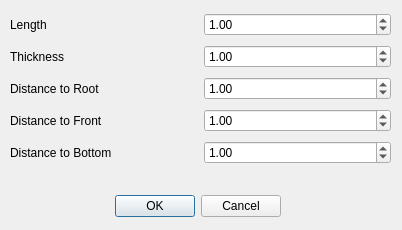
<?xml version="1.0" encoding="UTF-8"?>
<ui version="4.0">
 <class>AirfoilDialog</class>
 <widget class="QDialog" name="AirfoilDialog">
  <property name="geometry">
   <rect>
    <x>0</x>
    <y>0</y>
    <width>402</width>
    <height>230</height>
   </rect>
  </property>
  <property name="sizePolicy">
   <sizepolicy hsizetype="Fixed" vsizetype="Fixed">
    <horstretch>0</horstretch>
    <verstretch>0</verstretch>
   </sizepolicy>
  </property>
  <property name="windowTitle">
   <string>Dialog</string>
  </property>
  <widget class="QDialogButtonBox" name="buttonBox">
   <property name="geometry">
    <rect>
     <x>100</x>
     <y>190</y>
     <width>181</width>
     <height>32</height>
    </rect>
   </property>
   <property name="orientation">
    <enum>Qt::Horizontal</enum>
   </property>
   <property name="standardButtons">
    <set>QDialogButtonBox::Cancel|QDialogButtonBox::Ok</set>
   </property>
  </widget>
  <widget class="QWidget" name="formLayoutWidget">
   <property name="geometry">
    <rect>
     <x>10</x>
     <y>10</y>
     <width>381</width>
     <height>161</height>
    </rect>
   </property>
   <layout class="QGridLayout" name="gridLayout">
    <item row="0" column="0">
     <widget class="QLabel" name="label">
      <property name="text">
       <string>Length</string>
      </property>
      <property name="buddy">
       <cstring>spin_length</cstring>
      </property>
     </widget>
    </item>
    <item row="1" column="0">
     <widget class="QLabel" name="label_2">
      <property name="text">
       <string>Thickness</string>
      </property>
      <property name="buddy">
       <cstring>spin_thickness</cstring>
      </property>
     </widget>
    </item>
    <item row="2" column="0">
     <widget class="QLabel" name="label_4">
      <property name="text">
       <string>Distance to Root</string>
      </property>
      <property name="buddy">
       <cstring>spin_z</cstring>
      </property>
     </widget>
    </item>
    <item row="3" column="0">
     <widget class="QLabel" name="label_5">
      <property name="text">
       <string>Distance to Front</string>
      </property>
      <property name="buddy">
       <cstring>spin_x</cstring>
      </property>
     </widget>
    </item>
    <item row="0" column="1">
     <widget class="QDoubleSpinBox" name="spin_length">
      <property name="decimals">
       <number>2</number>
      </property>
      <property name="value">
       <double>1.000000000000000</double>
      </property>
     </widget>
    </item>
    <item row="1" column="1">
     <widget class="QDoubleSpinBox" name="spin_thickness">
      <property name="decimals">
       <number>2</number>
      </property>
      <property name="value">
       <double>1.000000000000000</double>
      </property>
     </widget>
    </item>
    <item row="2" column="1">
     <widget class="QDoubleSpinBox" name="spin_z">
      <property name="decimals">
       <number>2</number>
      </property>
      <property name="value">
       <double>1.000000000000000</double>
      </property>
     </widget>
    </item>
    <item row="3" column="1">
     <widget class="QDoubleSpinBox" name="spin_x">
      <property name="decimals">
       <number>2</number>
      </property>
      <property name="value">
       <double>1.000000000000000</double>
      </property>
     </widget>
    </item>
    <item row="4" column="0">
     <widget class="QLabel" name="label_3">
      <property name="text">
       <string>Distance to Bottom</string>
      </property>
      <property name="buddy">
       <cstring>spin_y</cstring>
      </property>
     </widget>
    </item>
    <item row="4" column="1">
     <widget class="QDoubleSpinBox" name="spin_y">
      <property name="decimals">
       <number>2</number>
      </property>
      <property name="value">
       <double>1.000000000000000</double>
      </property>
     </widget>
    </item>
   </layout>
  </widget>
 </widget>
 <resources/>
 <connections>
  <connection>
   <sender>buttonBox</sender>
   <signal>accepted()</signal>
   <receiver>AirfoilDialog</receiver>
   <slot>accept()</slot>
   <hints>
    <hint type="sourcelabel">
     <x>248</x>
     <y>254</y>
    </hint>
    <hint type="destinationlabel">
     <x>157</x>
     <y>274</y>
    </hint>
   </hints>
  </connection>
  <connection>
   <sender>buttonBox</sender>
   <signal>rejected()</signal>
   <receiver>AirfoilDialog</receiver>
   <slot>reject()</slot>
   <hints>
    <hint type="sourcelabel">
     <x>316</x>
     <y>260</y>
    </hint>
    <hint type="destinationlabel">
     <x>286</x>
     <y>274</y>
    </hint>
   </hints>
  </connection>
 </connections>
</ui>
